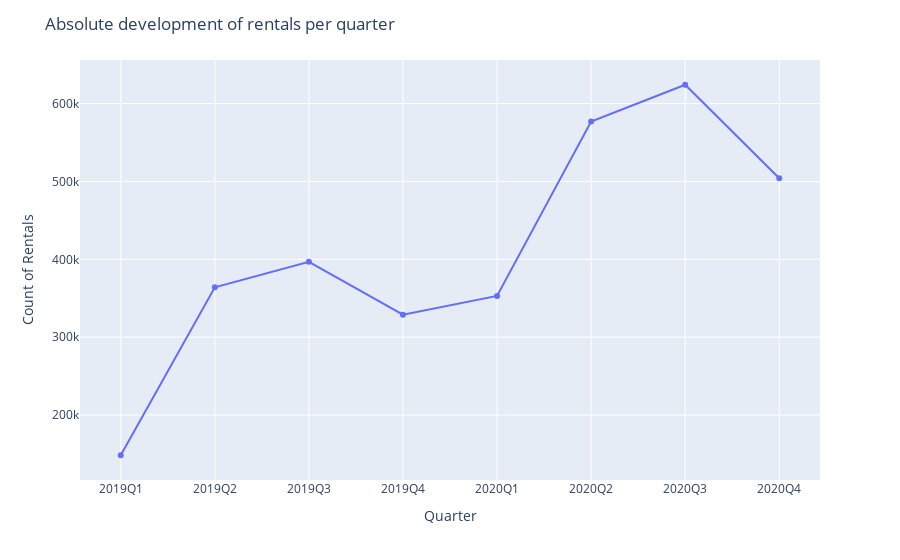

This figure's notebook cell:
### Markdown cell above
## Absolute development of rentals per quarter

### Code cell
# Count rentals per quarter
df_quarter = df.groupby("quarter",as_index=False).count().sort_values(by="quarter")
df_quarter["quarter"]=df_quarter.quarter.astype(str)

# Show amount of rentals per quarter
fig_counts_per_quarter = px.line(df_quarter, x="quarter", y="registered_customer", markers=True)
fig_counts_per_quarter.update_layout( title="Absolute development of rentals per quarter", xaxis_title="Quarter", yaxis_title="Count of Rentals")

### Figure 1 — Plotly figure (JSON) as saved in the notebook; plotly's stock layout.template omitted (floating-point values rounded to 4 significant figures)
{"data": [{"hovertemplate": "quarter=%{x}<br>registered_customer=%{y}<extra></extra>", "legendgroup": "", "line": {"color": "#636efa", "dash": "solid"}, "marker": {"symbol": "circle"}, "mode": "lines+markers", "name": "", "orientation": "v", "showlegend": false, "type": "scatter", "x": ["2019Q1", "2019Q2", "2019Q3", "2019Q4", "2020Q1", "2020Q2", "2020Q3", "2020Q4"], "xaxis": "x", "y": [148348, 363962, 396742, 328828, 352896, 576907, 624190, 504148], "yaxis": "y"}], "layout": {"autosize": true, "legend": {"tracegroupgap": 0}, "margin": {"t": 60}, "title": {"text": "Absolute development of rentals per quarter"}, "xaxis": {"anchor": "y", "autorange": true, "domain": [0, 1], "range": [-0.4329, 7.433], "title": {"text": "Quarter"}, "type": "category"}, "yaxis": {"anchor": "x", "autorange": true, "domain": [0, 1], "range": [111500.0, 661000.0], "title": {"text": "Count of Rentals"}, "type": "linear"}}}
